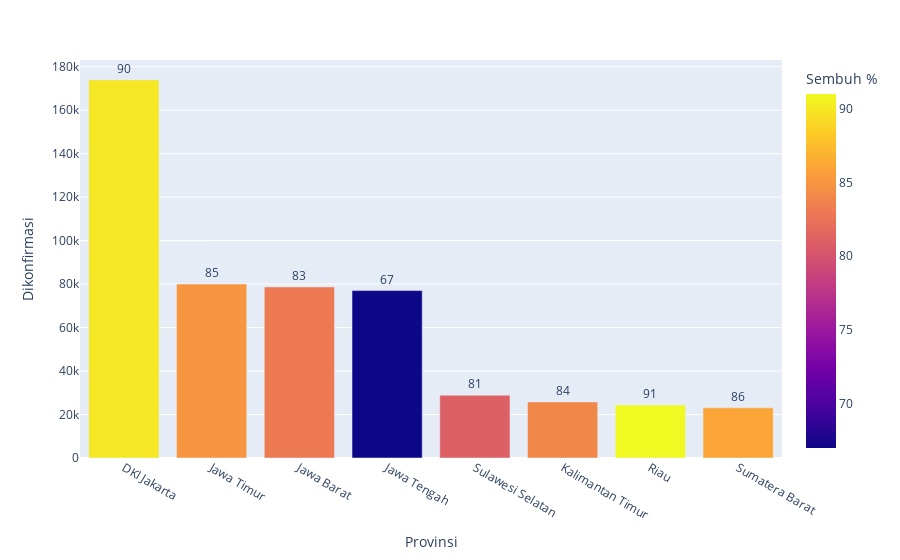

The notebook cell saved with this chart:
### Code cell
df_sort_5_1 = df_sort.nlargest(8, "Dikonfirmasi")
df_sort_5_1.sort_values(by = "Dikonfirmasi", ascending = False, inplace = True)
fig = px.bar(df_sort_5_1, x='Provinsi', y='Dikonfirmasi', hover_data = ["Sembuh %"],
             color='Sembuh %', text = 'Sembuh %')
fig.update_traces(texttemplate='%{text:.2s}', textposition='outside')
fig.update_layout(uniformtext_minsize=8, uniformtext_mode='hide')

### Figure 1 — Plotly figure (JSON) as saved in the notebook; plotly's stock layout.template omitted (floating-point values rounded to 4 significant figures)
{"data": [{"alignmentgroup": "True", "customdata": [[90], [85], [83], [67], [81], [84], [91], [86]], "hovertemplate": "Provinsi=%{x}<br>Dikonfirmasi=%{y}<br>Sembuh %=%{marker.color}<extra></extra>", "legendgroup": "", "marker": {"color": [90, 85, 83, 67, 81, 84, 91, 86], "coloraxis": "coloraxis"}, "name": "", "offsetgroup": "", "orientation": "v", "showlegend": false, "text": [90, 85, 83, 67, 81, 84, 91, 86], "textposition": "outside", "texttemplate": "%{text:.2s}", "type": "bar", "x": ["DKI Jakarta", "Jawa Timur", "Jawa Barat", "Jawa Tengah", "Sulawesi Selatan", "Kalimantan Timur", "Riau", "Sumatera Barat"], "xaxis": "x", "y": [173929, 80010, 78698, 77008, 28863, 25770, 24401, 23063], "yaxis": "y"}], "layout": {"barmode": "relative", "coloraxis": {"colorbar": {"title": {"text": "Sembuh %"}}, "colorscale": [[0, "#0d0887"], [0.1111, "#46039f"], [0.2222, "#7201a8"], [0.3333, "#9c179e"], [0.4444, "#bd3786"], [0.5556, "#d8576b"], [0.6667, "#ed7953"], [0.7778, "#fb9f3a"], [0.8889, "#fdca26"], [1, "#f0f921"]]}, "legend": {"tracegroupgap": 0}, "margin": {"t": 60}, "uniformtext": {"minsize": 8, "mode": "hide"}, "xaxis": {"anchor": "y", "domain": [0, 1], "title": {"text": "Provinsi"}}, "yaxis": {"anchor": "x", "domain": [0, 1], "title": {"text": "Dikonfirmasi"}}}}
